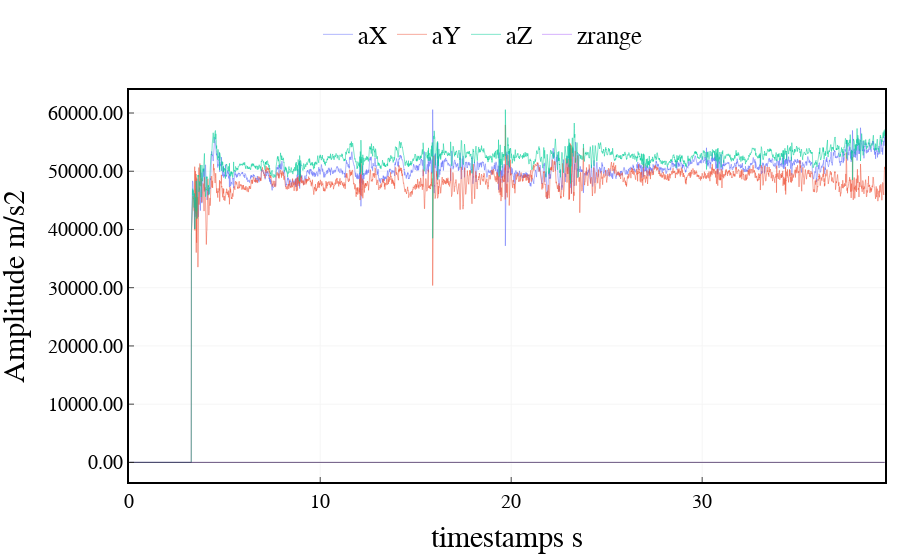

The notebook cell this image was saved under:
### Code cell
import scipy.signal as signal_p

# Define filter parameters
fs = 100  # Sampling frequency
fc = 4  # Cutoff frequency
order = 6  # Filter order



# Create low-pass Butterworth filter
b, a = signal_p.butter(order, fc / (fs / 2), btype='low')

# Apply filter to signal data
signalf = signal_p.filtfilt(b, a, imu_data[:,:6], axis=0)
timestamp = imu_data[:,7]
fig = go.Figure()
fig.add_trace(go.Scatter(x=timestamp, y=imu_data[:,3],
                    mode='lines',
                    line=dict(width=0.5),
                    name='aX'))
fig.add_trace(go.Scatter(x=timestamp, y=imu_data[:,4],
                    mode='lines',
                    line=dict(width=0.5),
                    name='aY'))
fig.add_trace(go.Scatter(x=timestamp, y=imu_data[:,5],
                    mode='lines',
                    line=dict(width=0.5),
                    name='aZ'))

fig.add_trace(go.Scatter(x=timestamp, y=imu_data[:,8]/1000,
                    mode='lines',
                    line=dict(width=0.5),
                    name='zrange'))


# # Add a rectangle to the plot
# fig.add_shape(type='rect',
#               x0=0,
#               y0=-2,
#               x1=10,
#               y1=2,
#               line=dict(color='blue', width=0.5),
#             #   fillcolor='lightblue',
#               opacity=0.5)

fig.add_shape(type='line',
                x0=0,
                y0=0,
                x1=timestamp[-1].astype(float),
                y1=0,
                line=dict(color='black', width=0.5),
            #   fillcolor='lightblue',
                opacity=1)

    
    


fig.update_layout(xaxis_title='timestamps s',
                        yaxis_title='Amplitude m/s2',
                        font=dict(size=25, family='Arial', color='rgb(0, 0, 0)'),
                        margin={'l': 15, 'r': 15, 't': 15, 'b': 15},
                        # width=1000, height=400,
                        legend=dict(
                            yanchor="top",
                            y=1.2,
                            xanchor="left",
                            x = 0.25,
                            font=dict(
                                family='Arial',
                                size=25,
                                color='rgb(0, 0, 0)',
                            ),
                            orientation="h",
                            # bordercolor="Black",
                            # borderwidth=1
                        ),
                        plot_bgcolor='rgb(255,255,255)',
                        xaxis=dict(
                            showline=True,
                            linecolor='rgb(0, 0, 0)',
                            linewidth=2,
                            ticks='inside',
                            tickfont=dict(
                                family='Arial',
                                size=20,
                                color='rgb(0, 0, 0)',
                            ),
                            tick0 = 150,
                            dtick = 10,
                            gridcolor='rgb(245, 245, 245)',
                            mirror=True
                        ),
                        yaxis=dict(
                            # range = [0, 1],
                            showline=True,
                            linecolor='rgb(0, 0, 0)',
                            linewidth=2,
                            ticks='inside',
                            tickfont=dict(
                                family='Arial',
                                size=20,
                                color='rgb(0, 0, 0)',
                            ),
                            tickformat='.2f',   # y轴刻度分辨率
                            gridcolor='rgb(245, 245, 245)',
                            mirror=True
                        ),
        )

fig.show()

### Figure 1 — Plotly figure (JSON) as saved in the notebook; plotly's stock layout.template omitted (floating-point values rounded to 4 significant figures; data arrays with more than 128 entries replaced by an {"elided": "..."} marker saying what was removed)
{"data": [{"line": {"width": 0.5}, "mode": "lines", "name": "aX", "type": "scatter", "x": {"elided": "3958 float values"}, "y": {"elided": "3958 int values"}}, {"line": {"width": 0.5}, "mode": "lines", "name": "aY", "type": "scatter", "x": {"elided": "3958 float values"}, "y": {"elided": "3958 int values"}}, {"line": {"width": 0.5}, "mode": "lines", "name": "aZ", "type": "scatter", "x": {"elided": "3958 float values"}, "y": {"elided": "3958 int values"}}, {"line": {"width": 0.5}, "mode": "lines", "name": "zrange", "type": "scatter", "x": {"elided": "3958 float values"}, "y": {"elided": "3958 float values"}}], "layout": {"font": {"color": "rgb(0, 0, 0)", "family": "Arial", "size": 25}, "legend": {"font": {"color": "rgb(0, 0, 0)", "family": "Arial", "size": 25}, "orientation": "h", "x": 0.25, "xanchor": "left", "y": 1.2, "yanchor": "top"}, "margin": {"b": 15, "l": 15, "r": 15, "t": 15}, "plot_bgcolor": "rgb(255,255,255)", "shapes": [{"line": {"color": "black", "width": 0.5}, "opacity": 1, "type": "line", "x0": 0, "x1": 39.56, "y0": 0, "y1": 0}], "xaxis": {"dtick": 10, "gridcolor": "rgb(245, 245, 245)", "linecolor": "rgb(0, 0, 0)", "linewidth": 2, "mirror": true, "showline": true, "tick0": 150, "tickfont": {"color": "rgb(0, 0, 0)", "family": "Arial", "size": 20}, "ticks": "inside", "title": {"text": "timestamps s"}}, "yaxis": {"gridcolor": "rgb(245, 245, 245)", "linecolor": "rgb(0, 0, 0)", "linewidth": 2, "mirror": true, "showline": true, "tickfont": {"color": "rgb(0, 0, 0)", "family": "Arial", "size": 20}, "tickformat": ".2f", "ticks": "inside", "title": {"text": "Amplitude m/s2"}}}}
